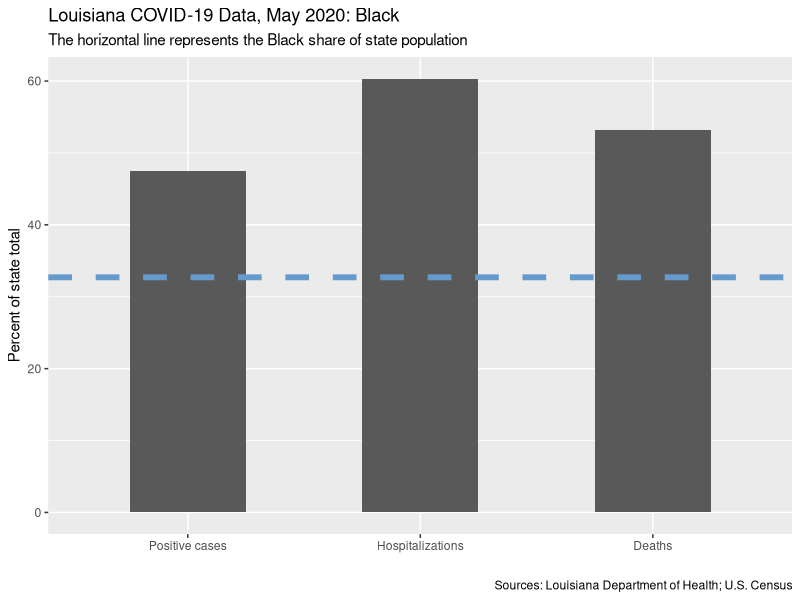
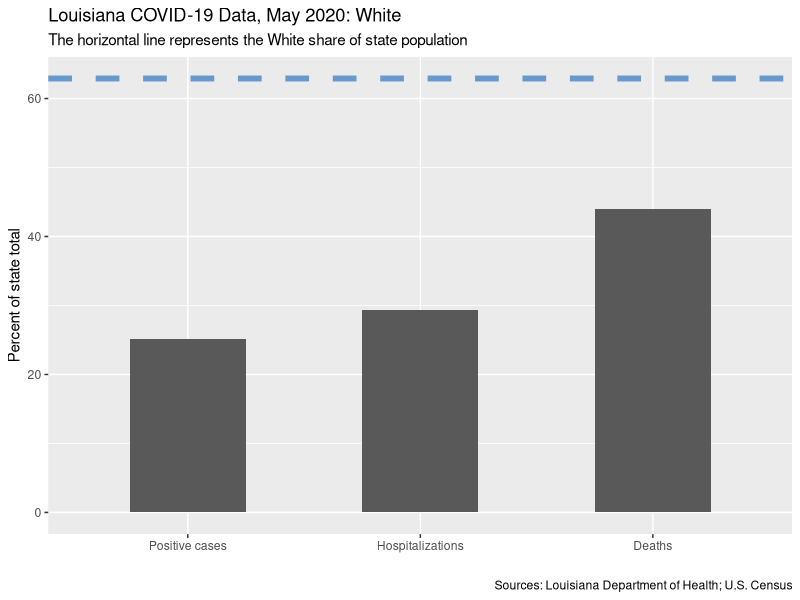
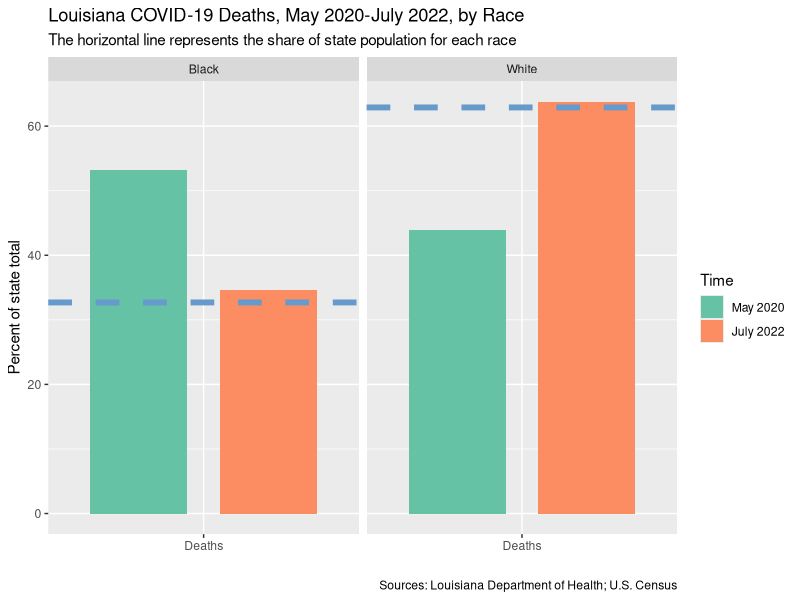

Write R code to recreate these figures, in order.
## ---- chunk 1
knitr::opts_chunk$set(echo = TRUE)
## ---- chunk 2
# load ggplot 2
library(ggplot2)

# create data frame
black <- data.frame(outcome = c("Positive cases",
                                "Hospitalizations",
                                "Deaths"),
                    percent = c(47.45, 60.35, 53.2))

# plot
ggplot(data=black, aes(x = outcome, y = percent)) +
  geom_col(width=0.5) +
  geom_hline(yintercept = 32.7, 
             linetype="dashed", color = "#6699cc", size=2) +
# scale_x_discrete reorders the columns
  scale_x_discrete(limits=c("Positive cases", "Hospitalizations", "Deaths")) +
  labs(title = "Louisiana COVID-19 Data, May 2020: Black", 
       x = "", y = "Percent of state total",
       caption = "Sources: Louisiana Department of Health; U.S. Census",
       subtitle = "The horizontal line represents the Black share of state population")
## ---- chunk 3
# create data frame
white <- data.frame(outcome = c("Positive cases",
                                "Hospitalizations",
                                "Deaths"),
                    percent = c(25.2, 29.32, 43.94))

# plot
ggplot(data=white, aes(x = outcome, y = percent)) +
  geom_col(width=0.5) +
  geom_hline(yintercept = 62.9, 
             linetype="dashed", color = "#6699cc", size=2) +
  scale_x_discrete(limits=c("Positive cases", "Hospitalizations", "Deaths")) +
  labs(title = "Louisiana COVID-19 Data, May 2020: White", 
       x = "", y = "Percent of state total",
       caption = "Sources: Louisiana Department of Health; U.S. Census",
       subtitle = "The horizontal line represents the White share of state population")

## ---- chunk 4
# create data frame
now <- data.frame(Time = rep(c("May 2020", "July 2022"), each = 2),
                  outcome = rep(c("Deaths"), 4),
                  race = rep(c("Black", "White"), 2),
                  population = rep(c(32.7, 62.9), 2),
                  percent=c(53.2, 43.94, 34.6, 63.8))

# by default, R follows alphabetic order
# July 2022 would be the first col, followed by May 2020
# to change the order, run the following code
now$Time <- factor(now$Time, levels=c("May 2020","July 2022"))

# plot 
ggplot(data = now, aes(x = outcome, y = percent, fill = Time)) +
  facet_wrap(~race) +
  geom_col(width=0.75, position = position_dodge(1)) +
# using yintercept = population creates one horizontal line per facet
  # as a function of how I created the data frame
  # where population = 32.7 for Black
  # and population = 62.9 for White
  geom_hline(aes(yintercept = population),
             linetype="dashed", color = "#6699cc", size=2) +
  scale_fill_brewer(palette="Set2") +
  labs(title = "Louisiana COVID-19 Deaths, May 2020-July 2022, by Race", 
       x = "", y = "Percent of state total",
       caption = "Sources: Louisiana Department of Health; U.S. Census",
       subtitle = "The horizontal line represents the share of state population for each race")
